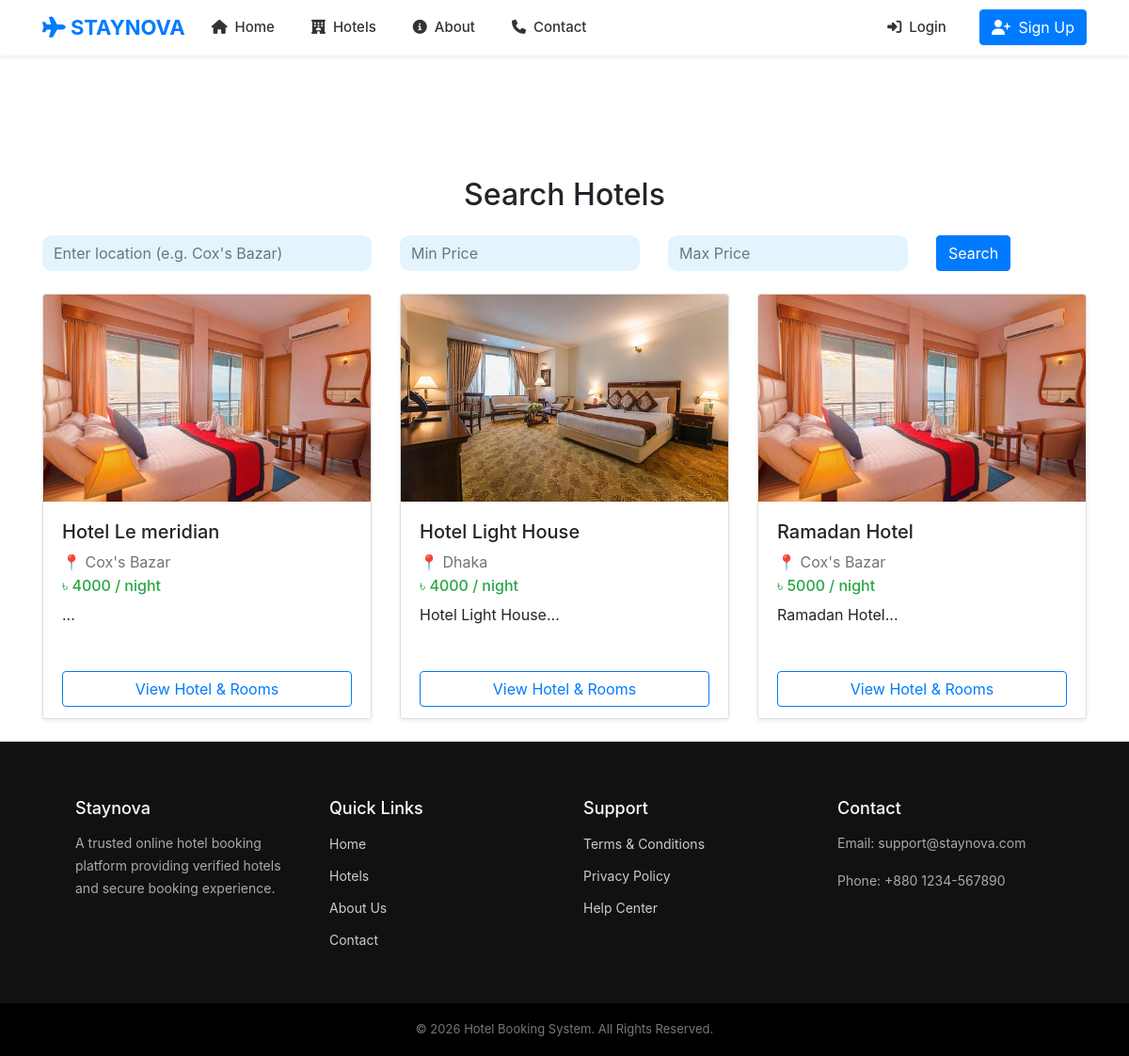
The app's page /hotel/hotel_list.php, older data.
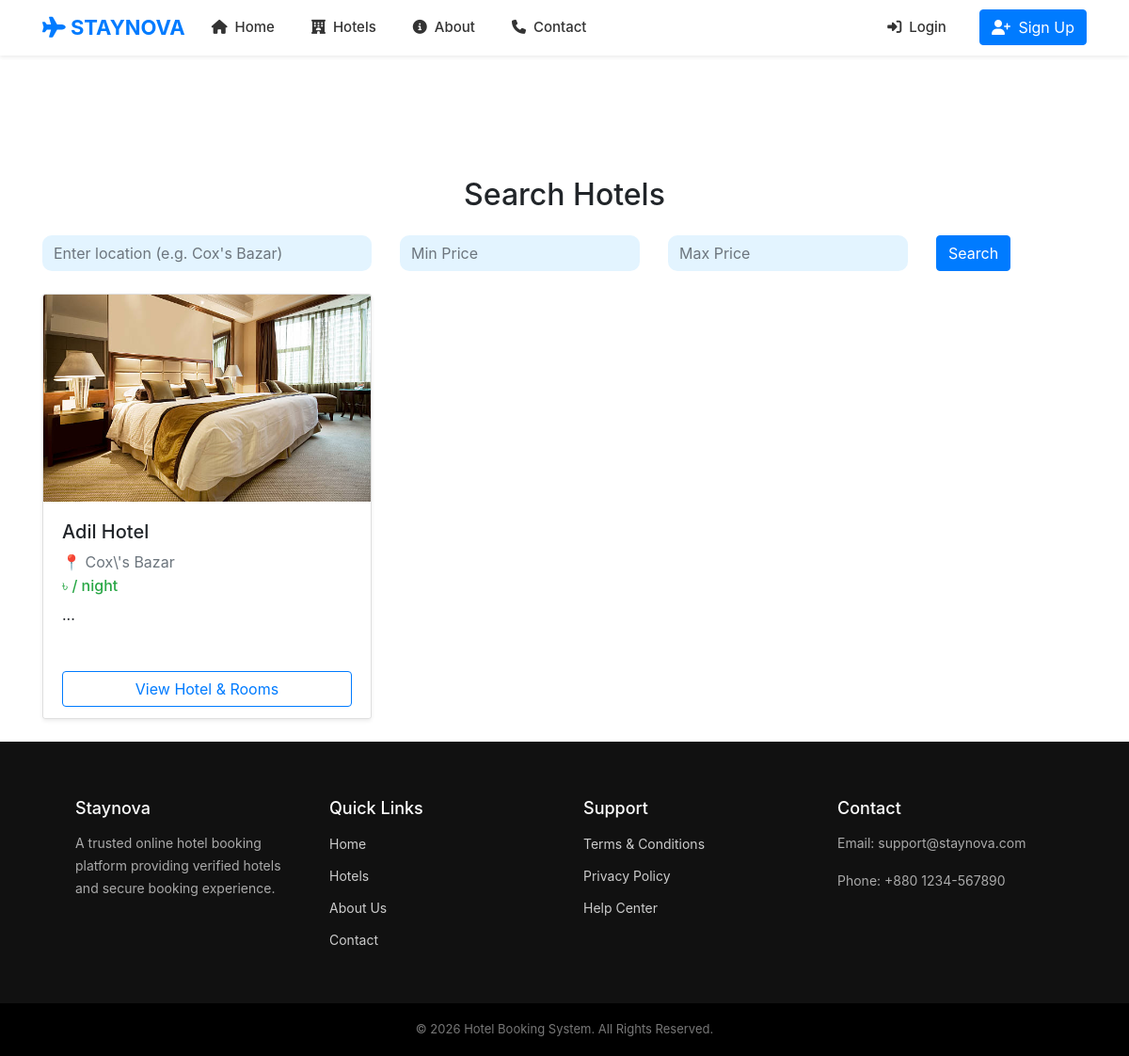
The same page, newer data.
### tables this page shows
CREATE TABLE `hotels` (
  `id` int(11) NOT NULL,
  `hotel_name` varchar(200) DEFAULT NULL,
  `title` varchar(200) DEFAULT NULL,
  `location` varchar(200) DEFAULT NULL,
  `price` int(11) DEFAULT NULL,
  `description` text DEFAULT NULL,
  `image` varchar(255) DEFAULT NULL,
  `status` enum('pending','approved','off','rejected') DEFAULT 'pending',
  `created_at` timestamp NOT NULL DEFAULT current_timestamp(),
  `owner_id` int(11) DEFAULT NULL,
  `rooms` int(11) DEFAULT 1,
  `capacity` int(11) DEFAULT 2,
  `booked_dates` text DEFAULT '[]',
  `capacity_per_room` int(11) DEFAULT 2,
  `total_rooms` int(11) DEFAULT 1
);

### hotel/hotel_list.php (the view, shortened to what this page needs)
<?php
include "../header.php";
$location = "";
$min_price = "";
$max_price = "";
$where = "WHERE status='approved'";
$sql = "SELECT * FROM hotels $where ORDER BY id DESC";
$result = mysqli_query($conn, $sql);
?>
<link rel="stylesheet" href="../style.css">
<div class="container mt-5">
    <h2 class="text-center mb-4">Search Hotels</h2>
    <form method="GET" class="row g-3 mb-4">
        <div class="col-md-4">
            <input type="text" name="location" value="<?php echo $location; ?>"
                   class="form-control" placeholder="Enter location (e.g. Cox's Bazar)">
        </div>
        <div class="col-md-3">
            <input type="number" name="min_price" value="<?php echo $min_price; ?>"
                   class="form-control" placeholder="Min Price">
        </div>
        <div class="col-md-3">
            <input type="number" name="max_price" value="<?php echo $max_price; ?>"
                   class="form-control" placeholder="Max Price">
        </div>
        <div class="col-md-2 d-grid">
            <button type="submit" name="search" class="btn btn-primary">
                Search
            </button>
        </div>
    </form>
    <div class="row">
        <?php if (mysqli_num_rows($result) > 0): ?>
            <?php while ($row = mysqli_fetch_assoc($result)): ?>
                <div class="col-md-4 mb-4">
                    <div class="card shadow-sm h-100">
                        <img src="../uploads/<?php echo $row['image']; ?>"
                             class="card-img-top"
                             style="height:220px; object-fit:cover;">
                        <div class="card-body">
                            <h5><?php echo $row['hotel_name']; ?></h5>
                            <p class="text-muted mb-1">
                                📍 <?php echo $row['location']; ?>
                            </p>
                            <h6 class="text-success">
                                ৳ <?php echo $row['price']; ?> / night
                            </h6>
                            <p>
                                <?php echo substr($row['description'], 0, 70); ?>...
                            </p>
                        </div>
<div class="card-footer bg-white border-0">
    <a href="hotel_details.php?id=<?php echo $row['id']; ?>"
       class="btn btn-outline-primary w-100">
        View Hotel & Rooms
    </a>
</div>
                    </div>
                </div>
            <?php endwhile; ?>
        <?php else: ?>
            <p class="text-center text-danger">No hotels found</p>
        <?php endif; ?>
    </div>
</div>
<?php include "../footer.php"; ?>

Row changes from the older to the newer data that the page shows:
removed hotels: image (picture), hotel_name "Hotel Le meridian", location "Cox's Bazar", price "4000"
removed hotels: image (picture), hotel_name "Hotel Light House", location "Dhaka", price "4000", description "Hotel Light House"
removed hotels: image (picture), hotel_name "Ramadan Hotel", location "Cox's Bazar", price "5000", description "Ramadan Hotel"
added hotels: image (picture), hotel_name "Adil Hotel", location "Cox\\'s Bazar"
